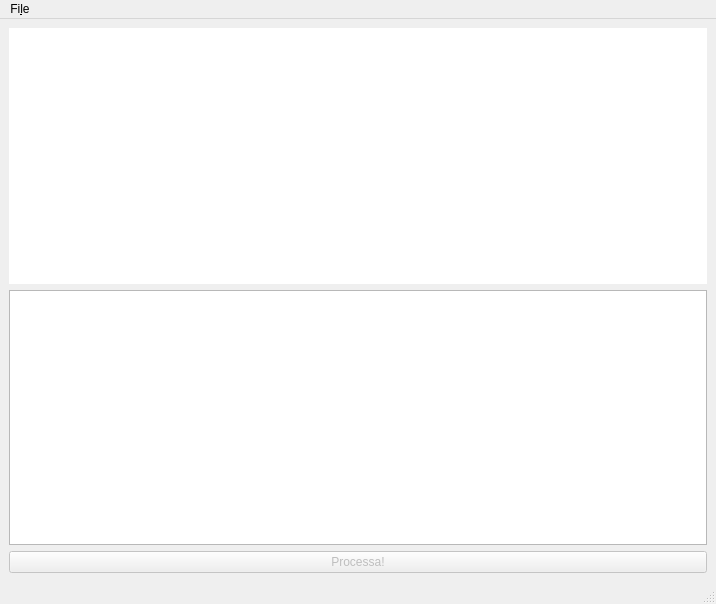
<?xml version="1.0" encoding="UTF-8"?>
<ui version="4.0">
 <class>MainWindow</class>
 <widget class="QMainWindow" name="MainWindow">
  <property name="geometry">
   <rect>
    <x>0</x>
    <y>0</y>
    <width>716</width>
    <height>604</height>
   </rect>
  </property>
  <property name="windowTitle">
   <string>PyCirkuit - by Orestes Mas</string>
  </property>
  <widget class="QWidget" name="centralwidget">
   <layout class="QVBoxLayout" name="verticalLayout">
    <item>
     <widget class="QLabel" name="imatge">
      <property name="sizePolicy">
       <sizepolicy hsizetype="Preferred" vsizetype="Preferred">
        <horstretch>1</horstretch>
        <verstretch>1</verstretch>
       </sizepolicy>
      </property>
      <property name="font">
       <font>
        <pointsize>18</pointsize>
        <weight>75</weight>
        <bold>true</bold>
       </font>
      </property>
      <property name="autoFillBackground">
       <bool>false</bool>
      </property>
      <property name="styleSheet">
       <string notr="true">background-color: rgb(255, 255, 255);
color: rgb(255, 0, 0);</string>
      </property>
      <property name="text">
       <string/>
      </property>
      <property name="alignment">
       <set>Qt::AlignCenter</set>
      </property>
     </widget>
    </item>
    <item>
     <widget class="QTextEdit" name="textEdit">
      <property name="sizePolicy">
       <sizepolicy hsizetype="Expanding" vsizetype="Expanding">
        <horstretch>1</horstretch>
        <verstretch>1</verstretch>
       </sizepolicy>
      </property>
     </widget>
    </item>
    <item>
     <widget class="QPushButton" name="pushButton">
      <property name="enabled">
       <bool>false</bool>
      </property>
      <property name="text">
       <string>Processa!</string>
      </property>
     </widget>
    </item>
   </layout>
  </widget>
  <widget class="QMenuBar" name="menubar">
   <property name="geometry">
    <rect>
     <x>0</x>
     <y>0</y>
     <width>716</width>
     <height>34</height>
    </rect>
   </property>
   <widget class="QMenu" name="menuFile">
    <property name="title">
     <string>Fi&amp;le</string>
    </property>
    <addaction name="actionOpen"/>
    <addaction name="actionQuit"/>
   </widget>
   <addaction name="menuFile"/>
  </widget>
  <widget class="QStatusBar" name="statusbar"/>
  <action name="actionQuit">
   <property name="text">
    <string>&amp;Quit</string>
   </property>
  </action>
  <action name="actionOpen">
   <property name="text">
    <string>&amp;Open</string>
   </property>
  </action>
 </widget>
 <tabstops>
  <tabstop>pushButton</tabstop>
 </tabstops>
 <resources/>
 <connections>
  <connection>
   <sender>actionQuit</sender>
   <signal>triggered()</signal>
   <receiver>MainWindow</receiver>
   <slot>close()</slot>
   <hints>
    <hint type="sourcelabel">
     <x>-1</x>
     <y>-1</y>
    </hint>
    <hint type="destinationlabel">
     <x>146</x>
     <y>66</y>
    </hint>
   </hints>
  </connection>
 </connections>
</ui>
